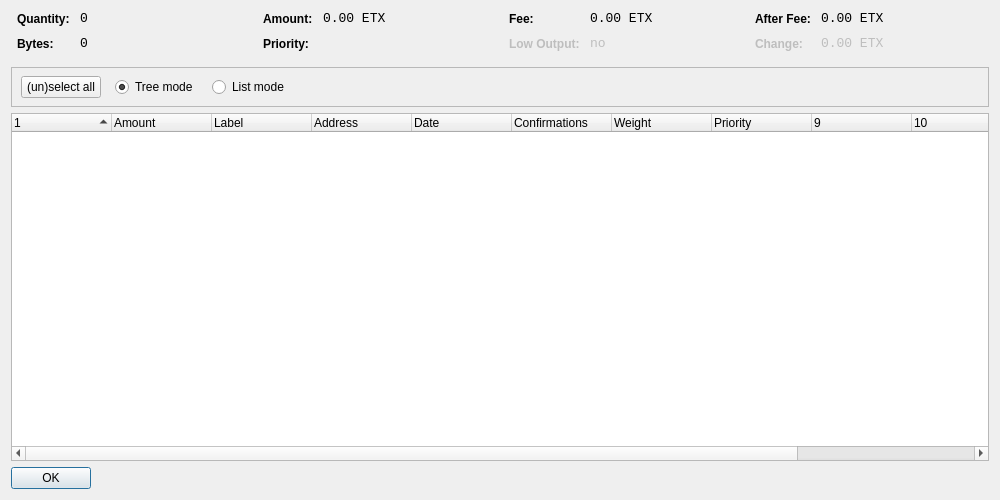
<?xml version="1.0" encoding="UTF-8"?>
<ui version="4.0">
 <class>CoinControlDialog</class>
 <widget class="QWidget" name="CoinControlDialog">
  <property name="geometry">
   <rect>
    <x>0</x>
    <y>0</y>
    <width>1000</width>
    <height>500</height>
   </rect>
  </property>
  <property name="windowTitle">
   <string>Coin Control</string>
  </property>
  <layout class="QVBoxLayout" name="verticalLayout">
   <item>
    <layout class="QHBoxLayout" name="horizontalLayoutTop" stretch="0,0,0,0">
     <property name="topMargin">
      <number>0</number>
     </property>
     <property name="bottomMargin">
      <number>10</number>
     </property>
     <item>
      <layout class="QFormLayout" name="formLayoutCoinControl1">
       <property name="horizontalSpacing">
        <number>10</number>
       </property>
       <property name="verticalSpacing">
        <number>10</number>
       </property>
       <property name="leftMargin">
        <number>6</number>
       </property>
       <property name="rightMargin">
        <number>6</number>
       </property>
       <item row="0" column="0">
        <widget class="QLabel" name="labelCoinControlQuantityText">
         <property name="styleSheet">
          <string notr="true">font-weight:bold;</string>
         </property>
         <property name="text">
          <string>Quantity:</string>
         </property>
        </widget>
       </item>
       <item row="0" column="1">
        <widget class="QLabel" name="labelCoinControlQuantity">
         <property name="font">
          <font>
           <family>Monospace</family>
           <pointsize>10</pointsize>
          </font>
         </property>
         <property name="cursor">
          <cursorShape>IBeamCursor</cursorShape>
         </property>
         <property name="contextMenuPolicy">
          <enum>Qt::ActionsContextMenu</enum>
         </property>
         <property name="text">
          <string notr="true">0</string>
         </property>
         <property name="textInteractionFlags">
          <set>Qt::LinksAccessibleByMouse|Qt::TextSelectableByKeyboard|Qt::TextSelectableByMouse</set>
         </property>
        </widget>
       </item>
       <item row="1" column="0">
        <widget class="QLabel" name="labelCoinControlBytesText">
         <property name="styleSheet">
          <string notr="true">font-weight:bold;</string>
         </property>
         <property name="text">
          <string>Bytes:</string>
         </property>
        </widget>
       </item>
       <item row="1" column="1">
        <widget class="QLabel" name="labelCoinControlBytes">
         <property name="font">
          <font>
           <family>Monospace</family>
           <pointsize>10</pointsize>
          </font>
         </property>
         <property name="cursor">
          <cursorShape>IBeamCursor</cursorShape>
         </property>
         <property name="contextMenuPolicy">
          <enum>Qt::ActionsContextMenu</enum>
         </property>
         <property name="text">
          <string notr="true">0</string>
         </property>
         <property name="textInteractionFlags">
          <set>Qt::LinksAccessibleByMouse|Qt::TextSelectableByKeyboard|Qt::TextSelectableByMouse</set>
         </property>
        </widget>
       </item>
      </layout>
     </item>
     <item>
      <layout class="QFormLayout" name="formLayoutCoinControl2">
       <property name="horizontalSpacing">
        <number>10</number>
       </property>
       <property name="verticalSpacing">
        <number>10</number>
       </property>
       <property name="leftMargin">
        <number>6</number>
       </property>
       <property name="rightMargin">
        <number>6</number>
       </property>
       <item row="0" column="0">
        <widget class="QLabel" name="labelCoinControlAmountText">
         <property name="styleSheet">
          <string notr="true">font-weight:bold;</string>
         </property>
         <property name="text">
          <string>Amount:</string>
         </property>
        </widget>
       </item>
       <item row="0" column="1">
        <widget class="QLabel" name="labelCoinControlAmount">
         <property name="font">
          <font>
           <family>Monospace</family>
           <pointsize>10</pointsize>
          </font>
         </property>
         <property name="cursor">
          <cursorShape>IBeamCursor</cursorShape>
         </property>
         <property name="contextMenuPolicy">
          <enum>Qt::ActionsContextMenu</enum>
         </property>
         <property name="text">
          <string notr="true">0.00 ETX</string>
         </property>
         <property name="textInteractionFlags">
          <set>Qt::LinksAccessibleByMouse|Qt::TextSelectableByKeyboard|Qt::TextSelectableByMouse</set>
         </property>
        </widget>
       </item>
       <item row="1" column="0">
        <widget class="QLabel" name="labelCoinControlPriorityText">
         <property name="styleSheet">
          <string notr="true">font-weight:bold;</string>
         </property>
         <property name="text">
          <string>Priority:</string>
         </property>
        </widget>
       </item>
       <item row="1" column="1">
        <widget class="QLabel" name="labelCoinControlPriority">
         <property name="font">
          <font>
           <family>Monospace</family>
           <pointsize>10</pointsize>
          </font>
         </property>
         <property name="cursor">
          <cursorShape>IBeamCursor</cursorShape>
         </property>
         <property name="contextMenuPolicy">
          <enum>Qt::ActionsContextMenu</enum>
         </property>
         <property name="text">
          <string/>
         </property>
         <property name="textInteractionFlags">
          <set>Qt::LinksAccessibleByMouse|Qt::TextSelectableByKeyboard|Qt::TextSelectableByMouse</set>
         </property>
        </widget>
       </item>
      </layout>
     </item>
     <item>
      <layout class="QFormLayout" name="formLayoutCoinControl3">
       <property name="horizontalSpacing">
        <number>10</number>
       </property>
       <property name="verticalSpacing">
        <number>10</number>
       </property>
       <property name="leftMargin">
        <number>6</number>
       </property>
       <property name="rightMargin">
        <number>6</number>
       </property>
       <item row="0" column="0">
        <widget class="QLabel" name="labelCoinControlFeeText">
         <property name="styleSheet">
          <string notr="true">font-weight:bold;</string>
         </property>
         <property name="text">
          <string>Fee:</string>
         </property>
        </widget>
       </item>
       <item row="0" column="1">
        <widget class="QLabel" name="labelCoinControlFee">
         <property name="font">
          <font>
           <family>Monospace</family>
           <pointsize>10</pointsize>
          </font>
         </property>
         <property name="cursor">
          <cursorShape>IBeamCursor</cursorShape>
         </property>
         <property name="contextMenuPolicy">
          <enum>Qt::ActionsContextMenu</enum>
         </property>
         <property name="text">
          <string notr="true">0.00 ETX</string>
         </property>
         <property name="textInteractionFlags">
          <set>Qt::LinksAccessibleByMouse|Qt::TextSelectableByKeyboard|Qt::TextSelectableByMouse</set>
         </property>
        </widget>
       </item>
       <item row="1" column="0">
        <widget class="QLabel" name="labelCoinControlLowOutputText">
         <property name="enabled">
          <bool>false</bool>
         </property>
         <property name="styleSheet">
          <string notr="true">font-weight:bold;</string>
         </property>
         <property name="text">
          <string>Low Output:</string>
         </property>
        </widget>
       </item>
       <item row="1" column="1">
        <widget class="QLabel" name="labelCoinControlLowOutput">
         <property name="enabled">
          <bool>false</bool>
         </property>
         <property name="font">
          <font>
           <family>Monospace</family>
           <pointsize>10</pointsize>
          </font>
         </property>
         <property name="cursor">
          <cursorShape>IBeamCursor</cursorShape>
         </property>
         <property name="contextMenuPolicy">
          <enum>Qt::ActionsContextMenu</enum>
         </property>
         <property name="text">
          <string>no</string>
         </property>
         <property name="textInteractionFlags">
          <set>Qt::LinksAccessibleByMouse|Qt::TextSelectableByKeyboard|Qt::TextSelectableByMouse</set>
         </property>
        </widget>
       </item>
      </layout>
     </item>
     <item>
      <layout class="QFormLayout" name="formLayoutCoinControl4">
       <property name="horizontalSpacing">
        <number>10</number>
       </property>
       <property name="verticalSpacing">
        <number>10</number>
       </property>
       <property name="leftMargin">
        <number>6</number>
       </property>
       <property name="rightMargin">
        <number>6</number>
       </property>
       <item row="0" column="0">
        <widget class="QLabel" name="labelCoinControlAfterFeeText">
         <property name="styleSheet">
          <string notr="true">font-weight:bold;</string>
         </property>
         <property name="text">
          <string>After Fee:</string>
         </property>
        </widget>
       </item>
       <item row="0" column="1">
        <widget class="QLabel" name="labelCoinControlAfterFee">
         <property name="font">
          <font>
           <family>Monospace</family>
           <pointsize>10</pointsize>
          </font>
         </property>
         <property name="cursor">
          <cursorShape>IBeamCursor</cursorShape>
         </property>
         <property name="contextMenuPolicy">
          <enum>Qt::ActionsContextMenu</enum>
         </property>
         <property name="text">
          <string notr="true">0.00 ETX</string>
         </property>
         <property name="textInteractionFlags">
          <set>Qt::LinksAccessibleByMouse|Qt::TextSelectableByKeyboard|Qt::TextSelectableByMouse</set>
         </property>
        </widget>
       </item>
       <item row="1" column="0">
        <widget class="QLabel" name="labelCoinControlChangeText">
         <property name="enabled">
          <bool>false</bool>
         </property>
         <property name="styleSheet">
          <string notr="true">font-weight:bold;</string>
         </property>
         <property name="text">
          <string>Change:</string>
         </property>
        </widget>
       </item>
       <item row="1" column="1">
        <widget class="QLabel" name="labelCoinControlChange">
         <property name="enabled">
          <bool>false</bool>
         </property>
         <property name="font">
          <font>
           <family>Monospace</family>
           <pointsize>10</pointsize>
          </font>
         </property>
         <property name="cursor">
          <cursorShape>IBeamCursor</cursorShape>
         </property>
         <property name="contextMenuPolicy">
          <enum>Qt::ActionsContextMenu</enum>
         </property>
         <property name="text">
          <string notr="true">0.00 ETX</string>
         </property>
         <property name="textInteractionFlags">
          <set>Qt::LinksAccessibleByMouse|Qt::TextSelectableByKeyboard|Qt::TextSelectableByMouse</set>
         </property>
        </widget>
       </item>
      </layout>
     </item>
    </layout>
   </item>
   <item>
    <widget class="QFrame" name="frame">
     <property name="minimumSize">
      <size>
       <width>0</width>
       <height>40</height>
      </size>
     </property>
     <property name="frameShape">
      <enum>QFrame::StyledPanel</enum>
     </property>
     <property name="frameShadow">
      <enum>QFrame::Sunken</enum>
     </property>
     <widget class="QWidget" name="horizontalLayoutWidget">
      <property name="geometry">
       <rect>
        <x>10</x>
        <y>0</y>
        <width>781</width>
        <height>41</height>
       </rect>
      </property>
      <layout class="QHBoxLayout" name="horizontalLayoutPanel" stretch="0,0,0,0">
       <property name="spacing">
        <number>14</number>
       </property>
       <item>
        <widget class="QPushButton" name="pushButtonSelectAll">
         <property name="sizePolicy">
          <sizepolicy hsizetype="Maximum" vsizetype="Fixed">
           <horstretch>0</horstretch>
           <verstretch>0</verstretch>
          </sizepolicy>
         </property>
         <property name="text">
          <string>(un)select all</string>
         </property>
        </widget>
       </item>
       <item>
        <widget class="QRadioButton" name="radioTreeMode">
         <property name="sizePolicy">
          <sizepolicy hsizetype="Maximum" vsizetype="Fixed">
           <horstretch>0</horstretch>
           <verstretch>0</verstretch>
          </sizepolicy>
         </property>
         <property name="text">
          <string>Tree mode</string>
         </property>
         <property name="checked">
          <bool>true</bool>
         </property>
        </widget>
       </item>
       <item>
        <widget class="QRadioButton" name="radioListMode">
         <property name="sizePolicy">
          <sizepolicy hsizetype="Maximum" vsizetype="Fixed">
           <horstretch>0</horstretch>
           <verstretch>0</verstretch>
          </sizepolicy>
         </property>
         <property name="text">
          <string>List mode</string>
         </property>
        </widget>
       </item>
       <item>
        <spacer name="horizontalSpacer">
         <property name="orientation">
          <enum>Qt::Horizontal</enum>
         </property>
         <property name="sizeHint" stdset="0">
          <size>
           <width>40</width>
           <height>20</height>
          </size>
         </property>
        </spacer>
       </item>
      </layout>
     </widget>
    </widget>
   </item>
   <item>
    <widget class="CoinControlTreeWidget" name="treeWidget">
     <property name="contextMenuPolicy">
      <enum>Qt::CustomContextMenu</enum>
     </property>
     <property name="sortingEnabled">
      <bool>false</bool>
     </property>
     <property name="columnCount">
      <number>12</number>
     </property>
     <attribute name="headerShowSortIndicator" stdset="0">
      <bool>true</bool>
     </attribute>
     <attribute name="headerStretchLastSection">
      <bool>false</bool>
     </attribute>
     <column>
      <property name="text">
       <string/>
      </property>
     </column>
     <column>
      <property name="text">
       <string>Amount</string>
      </property>
     </column>
     <column>
      <property name="text">
       <string>Label</string>
      </property>
     </column>
     <column>
      <property name="text">
       <string>Address</string>
      </property>
     </column>
     <column>
      <property name="text">
       <string>Date</string>
      </property>
     </column>
     <column>
      <property name="text">
       <string>Confirmations</string>
      </property>
      <property name="toolTip">
       <string>Confirmed</string>
      </property>
     </column>
     <column>
      <property name="text">
       <string>Weight</string>
      </property>
     </column>
     <column>
      <property name="text">
       <string>Priority</string>
      </property>
     </column>
     <column>
      <property name="text">
       <string/>
      </property>
     </column>
     <column>
      <property name="text">
       <string/>
      </property>
     </column>
     <column>
      <property name="text">
       <string/>
      </property>
     </column>
     <column>
      <property name="text">
       <string/>
      </property>
     </column>
    </widget>
   </item>
   <item>
    <widget class="QDialogButtonBox" name="buttonBox">
     <property name="sizePolicy">
      <sizepolicy hsizetype="Maximum" vsizetype="Fixed">
       <horstretch>0</horstretch>
       <verstretch>0</verstretch>
      </sizepolicy>
     </property>
     <property name="orientation">
      <enum>Qt::Horizontal</enum>
     </property>
     <property name="standardButtons">
      <set>QDialogButtonBox::Ok</set>
     </property>
    </widget>
   </item>
  </layout>
 </widget>
 <customwidgets>
  <customwidget>
   <class>CoinControlTreeWidget</class>
   <extends>QTreeWidget</extends>
   <header>coincontroltreewidget.h</header>
  </customwidget>
 </customwidgets>
 <resources/>
 <connections/>
</ui>
